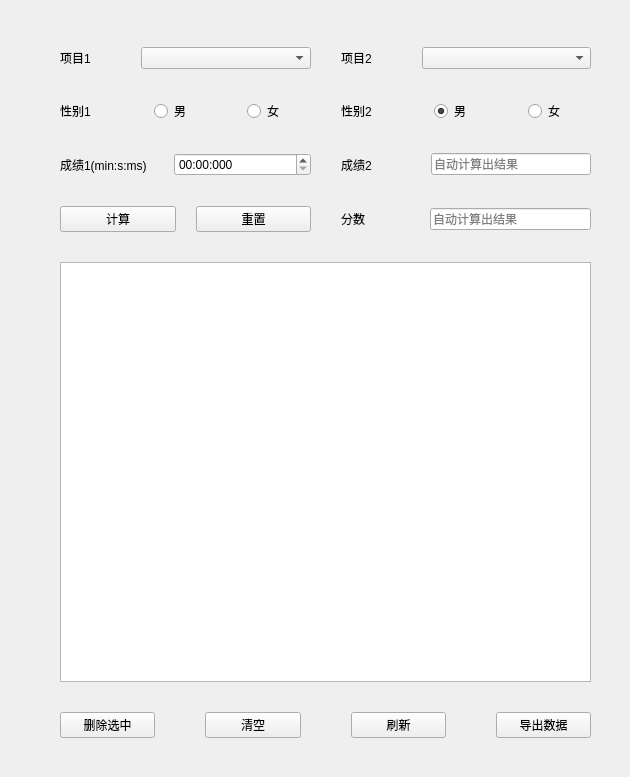
   <widget class="QWidget" name="tab3">
    <attribute name="title">
     <string>跨赛事对比</string>
    </attribute>
    <widget class="QWidget" name="layoutWidget">
     <property name="geometry">
      <rect>
       <x>30</x>
       <y>17</y>
       <width>591</width>
       <height>751</height>
      </rect>
     </property>
     <layout class="QVBoxLayout" name="verticalLayout_2">
      <property name="spacing">
       <number>30</number>
      </property>
      <property name="leftMargin">
       <number>30</number>
      </property>
      <property name="topMargin">
       <number>30</number>
      </property>
      <property name="rightMargin">
       <number>30</number>
      </property>
      <property name="bottomMargin">
       <number>30</number>
      </property>
      <item>
       <layout class="QGridLayout" name="gridLayout_2" columnstretch="1,1">
        <property name="leftMargin">
         <number>0</number>
        </property>
        <property name="topMargin">
         <number>0</number>
        </property>
        <property name="rightMargin">
         <number>0</number>
        </property>
        <property name="bottomMargin">
         <number>0</number>
        </property>
        <property name="spacing">
         <number>30</number>
        </property>
        <item row="0" column="1">
         <layout class="QHBoxLayout" name="horizontalLayout_10">
          <property name="spacing">
           <number>50</number>
          </property>
          <item>
           <widget class="QLabel" name="label_9">
            <property name="text">
             <string>项目2</string>
            </property>
           </widget>
          </item>
          <item>
           <widget class="QComboBox" name="event2">
            <property name="sizePolicy">
             <sizepolicy hsizetype="Expanding" vsizetype="Fixed">
              <horstretch>0</horstretch>
              <verstretch>0</verstretch>
             </sizepolicy>
            </property>
            <property name="styleSheet">
             <string notr="true">QComboBox QAbstractItemView {
    font-size: 18px
}</string>
            </property>
           </widget>
          </item>
         </layout>
        </item>
        <item row="1" column="0">
         <layout class="QHBoxLayout" name="horizontalLayout_7">
          <item>
           <widget class="QLabel" name="label_13">
            <property name="text">
             <string>性别1</string>
            </property>
           </widget>
          </item>
          <item>
           <widget class="QRadioButton" name="men1">
            <property name="text">
             <string>男</string>
            </property>
            <property name="checked">
             <bool>true</bool>
            </property>
           </widget>
          </item>
          <item>
           <widget class="QRadioButton" name="women1">
            <property name="text">
             <string>女</string>
            </property>
            <property name="checkable">
             <bool>true</bool>
            </property>
           </widget>
          </item>
         </layout>
        </item>
        <item row="1" column="1">
         <layout class="QHBoxLayout" name="horizontalLayout_8">
          <item>
           <widget class="QLabel" name="label_14">
            <property name="text">
             <string>性别2</string>
            </property>
           </widget>
          </item>
          <item>
           <widget class="QRadioButton" name="men2">
            <property name="text">
             <string>男</string>
            </property>
            <property name="checked">
             <bool>true</bool>
            </property>
           </widget>
          </item>
          <item>
           <widget class="QRadioButton" name="women2">
            <property name="text">
             <string>女</string>
            </property>
           </widget>
          </item>
         </layout>
        </item>
        <item row="2" column="0">
         <layout class="QHBoxLayout" name="score1Layout">
          <property name="spacing">
           <number>27</number>
          </property>
          <item>
           <widget class="QLabel" name="scoreLabel1">
            <property name="text">
             <string>成绩1(min:s:ms)</string>
            </property>
           </widget>
          </item>
          <item>
           <widget class="QTimeEdit" name="timeScore1">
            <property name="sizePolicy">
             <sizepolicy hsizetype="Expanding" vsizetype="Fixed">
              <horstretch>0</horstretch>
              <verstretch>0</verstretch>
             </sizepolicy>
            </property>
            <property name="displayFormat">
             <string>mm:ss:zzz</string>
            </property>
           </widget>
          </item>
         </layout>
        </item>
        <item row="2" column="1">
         <layout class="QHBoxLayout" name="horizontalLayout_12" stretch="1,4">
          <property name="spacing">
           <number>50</number>
          </property>
          <item>
           <widget class="QLabel" name="label_11">
            <property name="text">
             <string>成绩2</string>
            </property>
           </widget>
          </item>
          <item>
           <widget class="QLineEdit" name="score2">
            <property name="readOnly">
             <bool>true</bool>
            </property>
            <property name="placeholderText">
             <string>自动计算出结果</string>
            </property>
           </widget>
          </item>
         </layout>
        </item>
        <item row="0" column="0">
         <layout class="QHBoxLayout" name="horizontalLayout_9">
          <property name="spacing">
           <number>50</number>
          </property>
          <item>
           <widget class="QLabel" name="label_8">
            <property name="sizePolicy">
             <sizepolicy hsizetype="Preferred" vsizetype="Preferred">
              <horstretch>0</horstretch>
              <verstretch>0</verstretch>
             </sizepolicy>
            </property>
            <property name="text">
             <string>项目1</string>
            </property>
           </widget>
          </item>
          <item>
           <widget class="QComboBox" name="event1">
            <property name="sizePolicy">
             <sizepolicy hsizetype="Expanding" vsizetype="Fixed">
              <horstretch>0</horstretch>
              <verstretch>0</verstretch>
             </sizepolicy>
            </property>
            <property name="styleSheet">
             <string notr="true">QComboBox QAbstractItemView {
    font-size: 18px
}</string>
            </property>
           </widget>
          </item>
         </layout>
        </item>
        <item row="3" column="1">
         <layout class="QHBoxLayout" name="horizontalLayout_13" stretch="1,4">
          <property name="spacing">
           <number>49</number>
          </property>
          <item>
           <widget class="QLabel" name="label_12">
            <property name="text">
             <string>分数</string>
            </property>
           </widget>
          </item>
          <item>
           <widget class="QLineEdit" name="points">
            <property name="readOnly">
             <bool>true</bool>
            </property>
            <property name="placeholderText">
             <string>自动计算出结果</string>
            </property>
           </widget>
          </item>
         </layout>
        </item>
        <item row="3" column="0">
         <layout class="QHBoxLayout" name="horizontalLayout_14">
          <property name="spacing">
           <number>20</number>
          </property>
          <item>
           <widget class="QPushButton" name="compareScore">
            <property name="sizePolicy">
             <sizepolicy hsizetype="Expanding" vsizetype="Fixed">
              <horstretch>0</horstretch>
              <verstretch>0</verstretch>
             </sizepolicy>
            </property>
            <property name="text">
             <string>计算</string>
            </property>
           </widget>
          </item>
          <item>
           <widget class="QPushButton" name="resetCompare">
            <property name="sizePolicy">
             <sizepolicy hsizetype="Expanding" vsizetype="Fixed">
              <horstretch>0</horstretch>
              <verstretch>0</verstretch>
             </sizepolicy>
            </property>
            <property name="text">
             <string>重置</string>
            </property>
           </widget>
          </item>
         </layout>
        </item>
       </layout>
      </item>
      <item>
       <widget class="QTableView" name="compareScoreView">
        <property name="styleSheet">
         <string notr="true">QHeaderView {
    background-color: white;   
}
QHeaderView::section {
    background-color: white;
    border-radius:0px;
    margin-left: 10px;
}</string>
        </property>
        <property name="editTriggers">
         <set>QAbstractItemView::NoEditTriggers</set>
        </property>
        <property name="alternatingRowColors">
         <bool>true</bool>
        </property>
        <property name="selectionBehavior">
         <enum>QAbstractItemView::SelectRows</enum>
        </property>
        <property name="sortingEnabled">
         <bool>true</bool>
        </property>
       </widget>
      </item>
      <item>
       <layout class="QHBoxLayout" name="horizontalLayout_15" stretch="1,1,1,1">
        <property name="spacing">
         <number>50</number>
        </property>
        <item alignment="Qt::AlignVCenter">
         <widget class="QPushButton" name="delSelected2">
          <property name="sizePolicy">
           <sizepolicy hsizetype="Expanding" vsizetype="Fixed">
            <horstretch>0</horstretch>
            <verstretch>0</verstretch>
           </sizepolicy>
          </property>
          <property name="minimumSize">
           <size>
            <width>0</width>
            <height>0</height>
           </size>
          </property>
          <property name="maximumSize">
           <size>
            <width>16777215</width>
            <height>16777215</height>
           </size>
          </property>
          <property name="text">
           <string>删除选中</string>
          </property>
         </widget>
        </item>
        <item>
         <widget class="QPushButton" name="clear2">
          <property name="sizePolicy">
           <sizepolicy hsizetype="Expanding" vsizetype="Fixed">
            <horstretch>0</horstretch>
            <verstretch>0</verstretch>
           </sizepolicy>
          </property>
          <property name="minimumSize">
           <size>
            <width>0</width>
            <height>0</height>
           </size>
          </property>
          <property name="maximumSize">
           <size>
            <width>16777215</width>
            <height>16777215</height>
           </size>
          </property>
          <property name="sizeIncrement">
           <size>
            <width>0</width>
            <height>0</height>
           </size>
          </property>
          <property name="text">
           <string>清空</string>
          </property>
         </widget>
        </item>
        <item>
         <widget class="QPushButton" name="refresh2">
          <property name="sizePolicy">
           <sizepolicy hsizetype="Expanding" vsizetype="Fixed">
            <horstretch>0</horstretch>
            <verstretch>0</verstretch>
           </sizepolicy>
          </property>
          <property name="text">
           <string>刷新</string>
          </property>
         </widget>
        </item>
        <item>
         <widget class="QPushButton" name="outputData2">
          <property name="sizePolicy">
           <sizepolicy hsizetype="Expanding" vsizetype="Fixed">
            <horstretch>0</horstretch>
            <verstretch>0</verstretch>
           </sizepolicy>
          </property>
          <property name="text">
           <string>导出数据</string>
          </property>
         </widget>
        </item>
       </layout>
      </item>
     </layout>
    </widget>
   </widget>
